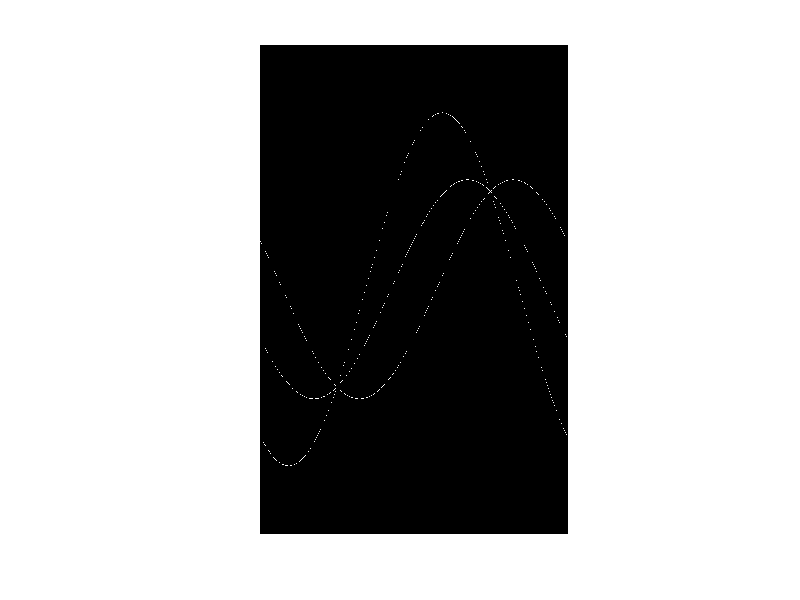

Here is the MATLAB script that generated this plot:
%https://blog.csdn.net/ws_20100/article/details/51159434

close all
clear all



%r = x*cos(theta)+y*sin(theta);


res_theta = 0.01;
res_r = 0.01;

pie = 3.141592653;
size_theta = ceil(2*pie/res_theta);
size_r = ceil(10/res_r);

img = zeros(size_r,size_theta);


x = 1;
y = 2;
for theta = res_theta:res_theta:2*pie
   r = x*cos(theta)+y*sin(theta);
   x_i = theta/res_theta;
   y_i = size_r/2+r/res_r;
   x_i = int32(x_i)
   y_i = int32(y_i)
   img(y_i,x_i) = img(y_i,x_i) + 1;
end


x = 3;
y = 2;
for theta = res_theta:res_theta:2*pie
   r = x*cos(theta)+y*sin(theta);
   x_i = theta/res_theta;
   y_i = size_r/2+r/res_r;
   x_i = int32(x_i)
   y_i = int32(y_i)
   img(y_i,x_i) = img(y_i,x_i) + 1;
end


x = -1;
y = 2;
for theta = res_theta:res_theta:2*pie
   r = x*cos(theta)+y*sin(theta);
   x_i = theta/res_theta;
   y_i = size_r/2+r/res_r;
   x_i = int32(x_i)
   y_i = int32(y_i)
   img(y_i,x_i) = img(y_i,x_i) + 1;
end

imshow(img)